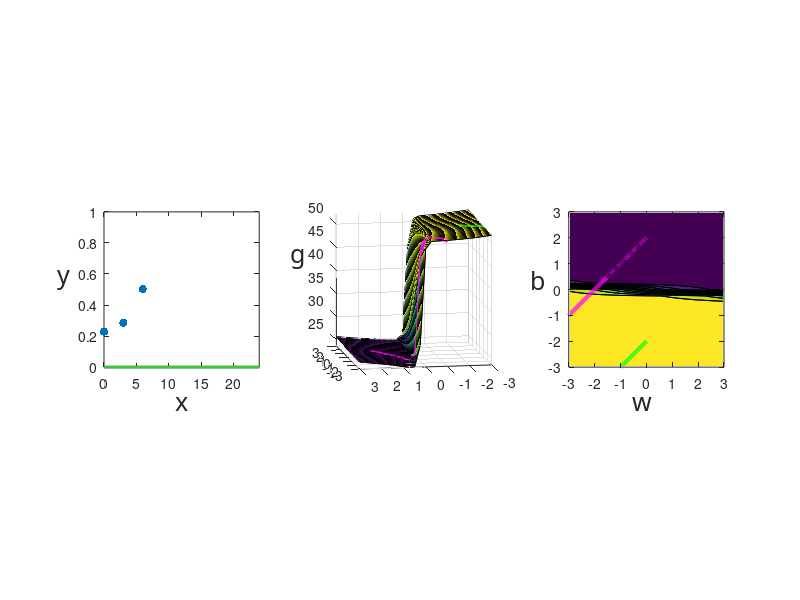

Source code (MATLAB):
function l2reg_nonconvex_logistic_growth()

% This file is associated with the book
% "Machine Learning Refined", Cambridge University Press, 2016.
% by Jeremy Watt, Reza Borhani, and Aggelos Katsaggelos.

% load data, plot data and surfaces
[A,b] = load_data();

%%% run grad descent with 2 starting points and plot descent path %%%
lams = [0.1];

for q = 1:length(lams)
    % plot pts and surface
    figure(q)
    
    [s,t,non_obj] = plot_surface(A,b,lams(q));

    % run grad descent with first starting point
    x0 = [0;2];
    [in1,out1] = grad_descent(A,b,x0,lams(q));
     
    % run grad descent with second starting point
    x0 = [0;-2];
    [in2,out2] = grad_descent(A,b,x0,lams(q));
    
    % plot results
    subplot(1,3,1)
    plot_pts(A,b);
    hold on
    plot_sigmoid(A,b,in1(end,:),1);
    hold on
    plot_sigmoid(A,b,in2(end,:),2);
    axis([0 max(A(:,2)) 0 1])
    axis square
    box on
    
    subplot(1,3,2)
    plot_descent_path(in1,out1,1,s,t,non_obj);
    hold on
    plot_descent_path(in2,out2,2,s,t,non_obj);
    axis square
    box on
    
    
    subplot(1,3,3)
    [s,t,non_obj] = plot_surface(A,b,lams(q));
    hold on
    plot3(in1(:,1),in1(:,2),out1,'m','LineWidth',3);
    hold on
    plot3(in2(:,1),in2(:,2),out2,'g','LineWidth',3);
    axis square
    box on

end



%%%%%%%%%% subfunctions %%%%%%%%%
% perform grad descent 
function [in,out] = grad_descent(A,b,x,lam)
    
    % Initializations 
    in = [x];
    d = obj(x);
    out = [d];
    grad = 1;
    iter = 1;
    max_its = 5000;
    
    % main loop
    while  norm(grad) > 10^-5 && iter < max_its

% ----> grad = 
       
        d = obj(x);
        alpha = 1e-2;
        % alpha = adaptive_step(x,grad,d);
        x = x - alpha*grad;

        % update containers
        in = [in x];
        out = [out ; d];
        iter = iter + 1;
    end
    in = in';
    
    function p = adaptive_step(z,g,o)
        g_n = norm(g)^2;
        step_l = 1;
        step_r = 0;
        u = 1;
        p = 1;
        while step_l > step_r && u < 10
            p = p*10^-1;
            % left
            step_l = obj(z - p*g) - o;
            
            % right 
            step_r = -(p*g_n)/2;
            u = u + 1;
        end
    end    
    
    function d = obj(s)
         d = norm(1./(1 + exp(-A*s)) - b)^2 + lam*s(2)^2;
    end
end

function [s,t,non_obj] = plot_surface(A,b,lam)
    % setup surface
    range = 3;                     % range over which to view surfaces
    [s,t] = meshgrid(-range:0.25:range);
    s = reshape(s,numel(s),1);
    t = reshape(t,numel(t),1);
    non_obj = zeros(length(s),1);   % nonconvex surface

    % build surface
    for i = 1:length(b)
        non_obj = non_obj + non_convex(A(i,:),b(i),s,t)';
    end
    non_obj = non_obj + lam*t.^2;
    
    % plot surface
    subplot(1,3,2)
    set(gcf,'color','w');
    r = sqrt(numel(s));
    s = reshape(s,r,r);
    t = reshape(t,r,r);
    non_obj = reshape(non_obj,r,r);
    surf(s,t,non_obj)
    box off
    view(-100,10)
    zlabel('g ','Fontsize',18,'FontName','cmr10')
    set(get(gca,'ZLabel'),'Rotation',0)

    % plot contour
    subplot(1,3,3)
    set(gcf,'color','w');
    r = sqrt(numel(s));
    s = reshape(s,r,r);
    t = reshape(t,r,r);
    non_obj = reshape(non_obj,r,r);
    contourf(s,t,non_obj,10)
    box on
    xlabel('w','Fontsize',18,'FontName','cmmi9')
    ylabel('b','Fontsize',18,'FontName','cmmi9')
    set(get(gca,'YLabel'),'Rotation',0)
    
    xlabel('w ','Fontsize',18,'FontName','cmr10')
    ylabel('b ','Fontsize',18,'FontName','cmr10')
    set(get(gca,'YLabel'),'Rotation',0)
    set(get(gca,'XLabel'),'Rotation',0)
    hold on

    
    function s = non_convex(c,z,s,t)    % objective function for nonconvex problem
         s = (sigmoid(c*[s,t]') - z).^2;
    end
end

function plot_pts(A,b)
    % plot labeled points
    scatter(A(:,2),b,'fill','k')
    set(gcf,'color','w');
    xlabel('x','Fontsize',18,'FontName','cmr10')
    ylabel('y  ','Fontsize',18,'FontName','cmr10')
    set(get(gca,'YLabel'),'Rotation',0)
    set(gcf,'color','w');
    box on
end

function plot_sigmoid(A,b,x,i)
    % plot
    hold on
    u = [0:0.1:max(A(:,2))];
    w = 1./(1+exp(-(u*x(2) + x(1))));
    if i == 1
        plot(u,w,'m','LineWidth',2);
    else
        plot(u,w,'g','LineWidth',2);
    end
end

function plot_descent_path(in,out,i,s,t,non_obj)

    % plot nonconvex-output path
    hold on
    if i == 1
       plot3(in(:,1),in(:,2),out,'m','LineWidth',3);
    else
       plot3(in(:,1),in(:,2),out,'g','LineWidth',3);
    end
    axis([min(min(t)) max(max(t)) min(min(s)) max(max(s)) min(min(non_obj)) max(max(non_obj))])

    hold on
    if i == 1
       plot3(in(:,1),in(:,2),out,'m','LineWidth',3);
    else
       plot3(in(:,1),in(:,2),out,'g','LineWidth',3);
    end
end

% loads data for processing
function [A,b] = load_data()     
    % load bacteria data
    data = csvread('bacteria_data.csv');
    a = data(:,1);
    b = data(:,2);
    A = [ones(length(a),1) a];

end

function y = sigmoid(z)
y = 1./(1+exp(-z));
end

end
